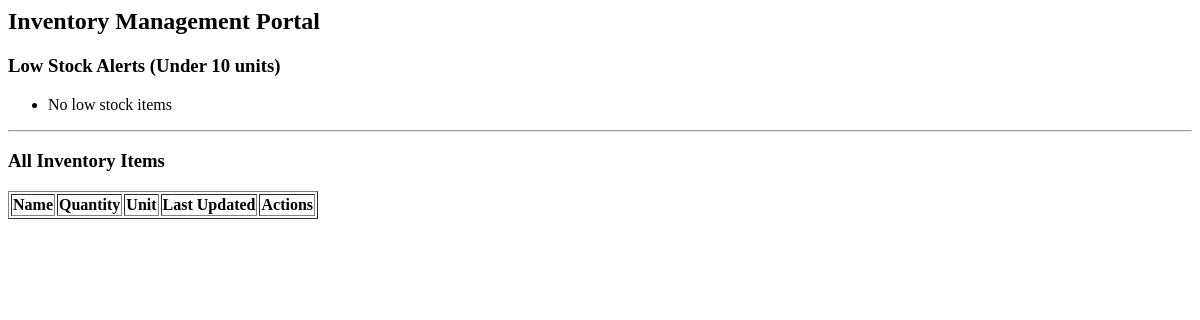
The app's page /inventory/, older data.
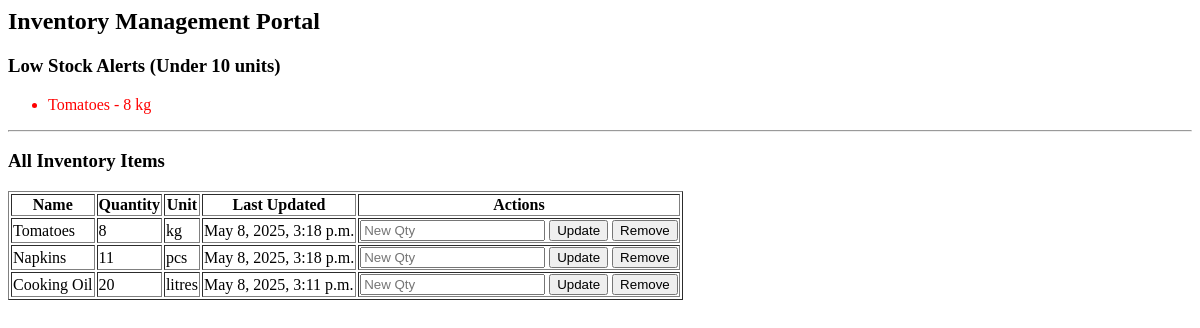
The same page, newer data.
### core/models.py (models this page shows, shortened)
class Inventory(models.Model):
    name = models.CharField(max_length=100)
    quantity = models.PositiveIntegerField()
    unit = models.CharField(max_length=20)  # e.g. 'kg', 'litres', 'pcs'
    last_updated = models.DateTimeField(auto_now=True)

### core/views.py (the view, shortened to what this page needs)
# urls.py: path('inventory/', views.inventory_portal, name='inventory_portal'),
def inventory_portal(request):
    context = {
        'inventory_items': get_all_inventory(),
        'low_stock_items': monitor_reorder_levels()
    }
    return render(request, 'inventory_portal.html', context)

### core/controllers/inventory_controller.py (called while the page is built)
def get_all_inventory():
    return Inventory.objects.all().order_by('-last_updated')

def monitor_reorder_levels():
    return Inventory.objects.filter(quantity__lt=10)  # example threshold logic

### core/templates/inventory_portal.html (shortened to what this page needs)
<h2>Inventory Management Portal</h2>
<h3>Low Stock Alerts (Under 10 units)</h3>
<ul>
  {% for item in low_stock_items %}
    <li style="color:red;">{{ item.name }} - {{ item.quantity }} {{ item.unit }}</li>
  {% empty %}
    <li>No low stock items</li>
  {% endfor %}
</ul>
<hr>
<h3>All Inventory Items</h3>
<table border="1">
  <tr>
    <th>Name</th>
    <th>Quantity</th>
    <th>Unit</th>
    <th>Last Updated</th>
    <th>Actions</th>
  </tr>
  {% for item in inventory_items %}
  <tr>
    <td>{{ item.name }}</td>
    <td>{{ item.quantity }}</td>
    <td>{{ item.unit }}</td>
    <td>{{ item.last_updated }}</td>
    <td>
      <form method="post" style="display:inline;">
        <input type="number" name="new_quantity" placeholder="New Qty" required>
        <button type="submit">Update</button>
      </form>
      <form method="post" style="display:inline;">
        <button type="submit">Remove</button>
      </form>
    </td>
  </tr>
  {% endfor %}
</table>

Row changes from the older to the newer data that the page shows:
added Inventory: name "Tomatoes", quantity "8", unit "kg", last_updated "May 8, 2025, 3:18 p.m."
added Inventory: name "Napkins", quantity "11", unit "pcs", last_updated "May 8, 2025, 3:18 p.m.", shown under "All Inventory Items"
added Inventory: name "Cooking Oil", quantity "20", unit "litres", last_updated "May 8, 2025, 3:11 p.m.", shown under "All Inventory Items"
Text that changed along with them:
text no longer shown: "No low stock items"
